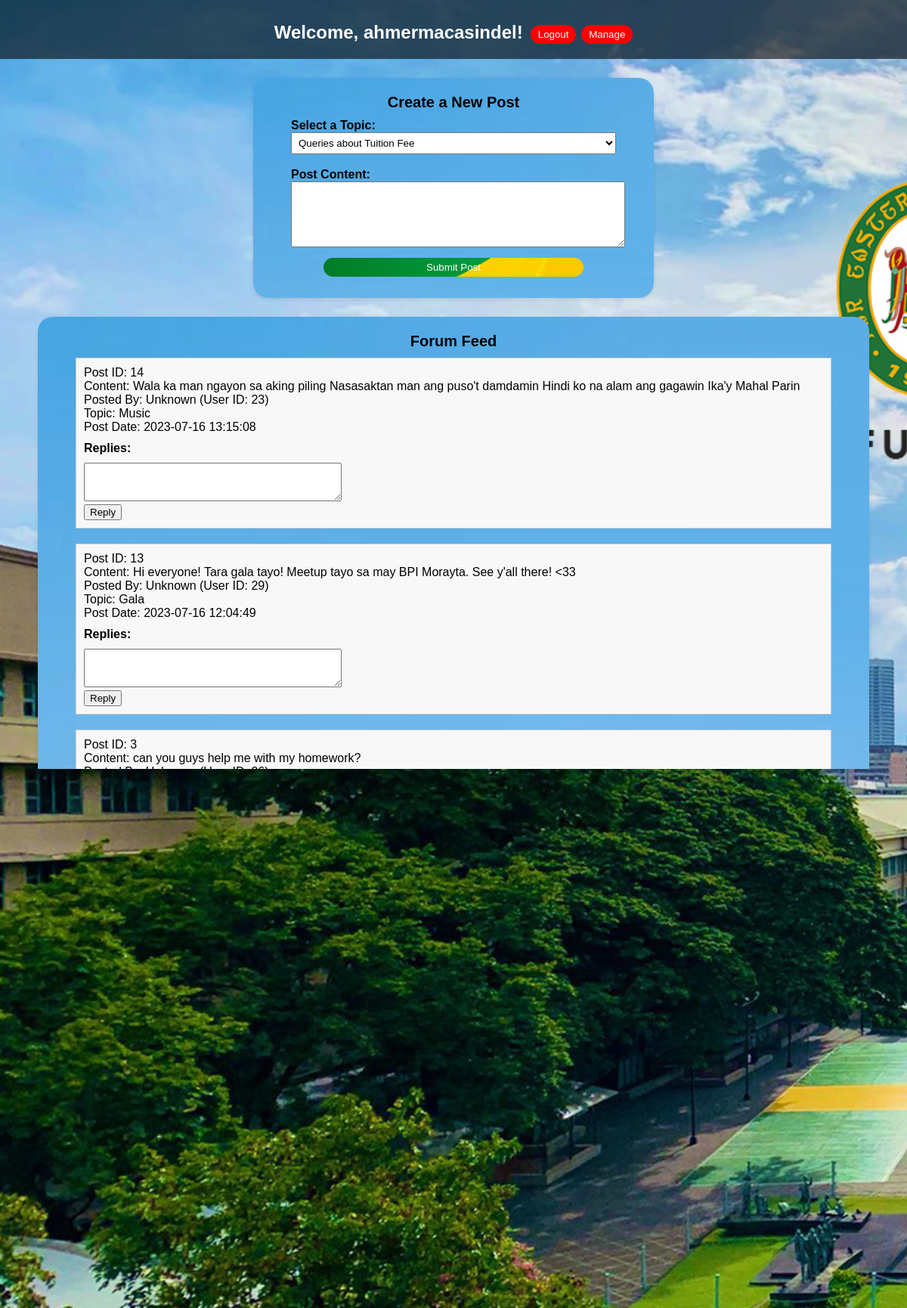
Page /tb_admin_dashboard.php (signed in) on the committed database.
### tables this page shows
CREATE TABLE `posts` (
  `post_id` int(11) NOT NULL,
  `post_content` varchar(500) NOT NULL,
  `post_date` datetime NOT NULL,
  `post_topic` int(11) NOT NULL,
  `post_by` int(11) NOT NULL
);

CREATE TABLE `topics` (
  `topic_id` int(11) NOT NULL,
  `topic_content` varchar(500) NOT NULL,
  `topic_date` datetime NOT NULL,
  `topic_category` int(11) NOT NULL,
  `topic_by` int(11) DEFAULT NULL,
  `topic_title` varchar(255) NOT NULL
);

CREATE TABLE `replies` (
  `reply_id` int(11) NOT NULL,
  `reply_content` varchar(500) NOT NULL,
  `reply_date` datetime NOT NULL,
  `reply_topic` int(11) NOT NULL,
  `reply_by` int(11) NOT NULL
);

### tb_admin_dashboard.php (the view, shortened to what this page needs)
<?php
$username = $_SESSION['username'];
$hostname = "localhost";
$userdb = "id21040595_ahmer";
$passdb = "Techbulletin#2023";
$dbname = "id21040595_techbulletin";
$conn = new mysqli($hostname, $userdb, $passdb, $dbname);
function getUsernameByUserId($userId)
{
    global $conn;
    $sql = "SELECT admin_username FROM admin WHERE admin_id = '$userId'";
    $result = $conn->query($sql);
    return "Unknown";
}
function getPostsAndReplies()
{
    global $conn;
    $postsAndReplies = array();
    $sql = "SELECT * FROM posts ORDER BY post_date DESC";
    $result = $conn->query($sql);
    if ($result->num_rows > 0) {
        while ($post = $result->fetch_assoc()) {
            $postId = $post['post_id'];
            $post['replies'] = array();
            $sql = "SELECT * FROM replies WHERE reply_topic = $postId";
            $replyResult = $conn->query($sql);
            if ($replyResult->num_rows > 0) {
                while ($reply = $replyResult->fetch_assoc()) {
                    $post['replies'][] = $reply;
                }
            }
            $postsAndReplies[] = $post;
        }
    }
    return $postsAndReplies;
}
function getValidTopics()
{
    global $conn;
    $validTopics = array();
    $sql = "SELECT topic_id, topic_title FROM topics";
    $result = $conn->query($sql);
    if ($result->num_rows > 0) {
        while ($row = $result->fetch_assoc()) {
            $validTopics[$row['topic_id']] = $row['topic_title'];
        }
    }
    return $validTopics;
}
function getTopicTitleByTopicId($topicId)
{
    global $conn;
    $sql = "SELECT topic_title FROM topics WHERE topic_id = '$topicId'";
    $result = $conn->query($sql);
    if ($result->num_rows > 0) {
        $row = $result->fetch_assoc();
        return $row['topic_title'];
    }
    return "Unknown";
}
function displayPostsAndReplies($postsAndReplies)
{
    foreach ($postsAndReplies as $post) {
        echo "<div class='post'>";
        echo "<p>Post ID: " . $post['post_id'] . "</p>";
        echo "<p>Content: " . $post['post_content'] . "</p>";
        echo "<p>Posted By: " . getUsernameByUserId($post['post_by']) . " (User ID: " . $post['post_by'] . ")" . "</p>";
        echo "<p>Topic: " . getTopicTitleByTopicId($post['post_topic']) . "</p>";
        echo "<p>Post Date: " . $post['post_date'] . "</p>";
        echo "<h4>Replies:</h4>";
        foreach ($post['replies'] as $reply) {
            echo "<div class='reply'>";
            echo "<p>Reply ID: " . $reply['reply_id'] . "</p>";
            echo "<p>Content: " . $reply['reply_content'] . "</p>";
            echo "<p>Posted By: " . getUsernameByUserId($reply['reply_by']) . " (User ID: " . $reply['reply_by'] . ")" . "</p>";
            echo "<p>Reply Date: " . $reply['reply_date'] . "</p>";
            echo "</div>";
        }
        echo "<form method='POST' action=''>";
        echo "<textarea name='reply_content' rows='3' cols='40'></textarea><br />";
        echo "<input type='submit' name='submit_reply' value='Reply' />";
        echo "</form>";
        echo "</div>";
    }
}
$postsAndReplies = getPostsAndReplies();
?>
<!DOCTYPE html>
<html>
<head>
</head>
<body>
	<div class="container1">
        <div class="user-info">
            <span class="username"><br>Welcome, <?php echo $username; ?>!</span>
			<form class="logout-form" method="POST" action="">
			<br>
            <button type="submit" name="logout">Logout</button>
			<form class="Manage" method="POST" action="">
            <button type="submit" name="Manage">Manage</button>
        </form>
        </div>
		</div>
		<div class="container2">
        <center><h2>Create a New Post</h2></center>
        <form method="POST" action="">
            <div class="form-group">
                <label for="post_topic">Select a Topic:</label>
                <select name="post_topic" id="post_topic">
                    <?php
                    $validTopics = getValidTopics();
                    foreach ($validTopics as $topicId => $topicTitle) {
                        echo "<option value='$topicId'>$topicTitle</option>";
                    }
                    ?>
                </select>
                <label for="post_content"><br>Post Content:</label>
                <textarea name="post_content" id="post_content" rows="5" cols="40"></textarea>
            </div>
            <div class="form-group">
                <center><input type="submit" name="submit_post" value="Submit Post" /></center>
        </div>
        </form>
		</div>
		<div class = "container3">
        <center><h2>Forum Feed</h2></center>
        <?php
        $postsAndReplies = getPostsAndReplies();
        displayPostsAndReplies($postsAndReplies);
        ?>
		</div>
</body>
</html>

### tb_admin_dashboard.php (style rules this page uses)
body { font-family: Arial, sans-serif; background-image: url('bg.jpg'); background-size: 400%; margin: 0; padding: 0; background-size: cover; background-repeat: no-repeat; background-attachment: fixed; }
.container1 { height: 20%; display: flex; align-items: center; justify-content: center; background-color: rgba(0, 0, 0, 0.6); color: #fff; }
.container2 { width: 430px; height: 270px; margin: 25px auto; padding: 1px 50px 20px; background-image: url('blur.jpg'); background-size: 500%; border-radius: 20px; box-shadow: 0 2px 5px rgba(0, 0, 0, 0.1); right: 50px; }
.container3 { width: 1000px; margin: 25px auto; padding: 1px 50px 20px; background-image: url('blur.jpg'); background-size: 350%; border-radius: 20px; box-shadow: 0 2px 5px rgba(0, 0, 0, 0.1); left: 50px; }
h2 { font-size: 20px; margin: 20px 0 10px; }
h4 { font-size: 16px; margin: 10px 0; }
p { margin: 0; }
.post { margin-bottom: 20px; padding: 10px; border: 1px solid #ccc; background-color: #f8f8f8; }
.reply { margin-left: 20px; padding: 20px; border: 1px solid #ccc; box-shadow: 0 2px 5px rgba(0, 0, 0, 0.1); }
.form-group { margin-bottom: 10px; }
.form-group label { display: block; font-weight: bold; }
.form-group select, .form-group textarea { width: 100%; padding: 5px; }
.form-group input[type="submit"] { padding: 5px 10px; width: 80%; background-image: url('button1.jpg'); border-radius: 20px; background-size: 100%; color: #fff; border: none; cursor: pointer; }
.logout-form { display: inline-block; }
.logout-form button { padding: 5px 10px; background-color: red; color: #fff; border: none; cursor: pointer; border-radius: 20px; }
.user-info { display: flex; justify-content: center; align-items: center; margin-bottom: 20px; font-size: 24px; text-align: center; }
.user-info .username { margin-right: 10px; font-weight: bold; }

### rows in the picture
posts: post_id "14", post_content "Wala ka man ngayon sa aking piling Nasasaktan man ang puso't damdamin Hindi ko na alam ang gagawin Ika'y Mahal Parin", post_by "Unknown", post_by "23", post_topic.topic_title "Music", post_date "2023-07-16 13:15:08"
posts: post_id "13", post_content "Hi everyone! Tara gala tayo! Meetup tayo sa may BPI Morayta. See y'all there! <33", post_by "Unknown", post_by "29", post_topic.topic_title "Gala", post_date "2023-07-16 12:04:49"
posts: post_id "3", post_content "can you guys help me with my homework?", post_by "Unknown", post_by "26", post_topic.topic_title "Homework Help", post_date "2023-07-14 23:26:29"
posts: post_id "2", post_content "How much does it cost to enroll at FEU Tech?", post_by "Unknown", post_topic.topic_title "Queries about Tuition Fee", post_date "2023-07-13 16:36:43"
replies: reply_id "1", reply_content "test", reply_by "Unknown", reply_by "23", reply_date "2023-07-14 09:29:42"
replies: reply_id "2", reply_content "test", reply_by "Unknown", reply_by "23", reply_date "2023-07-14 09:35:35"

### other values in the picture
$username "ahmermacasindel"
form field post_topic "Queries about Tuition Fee"
